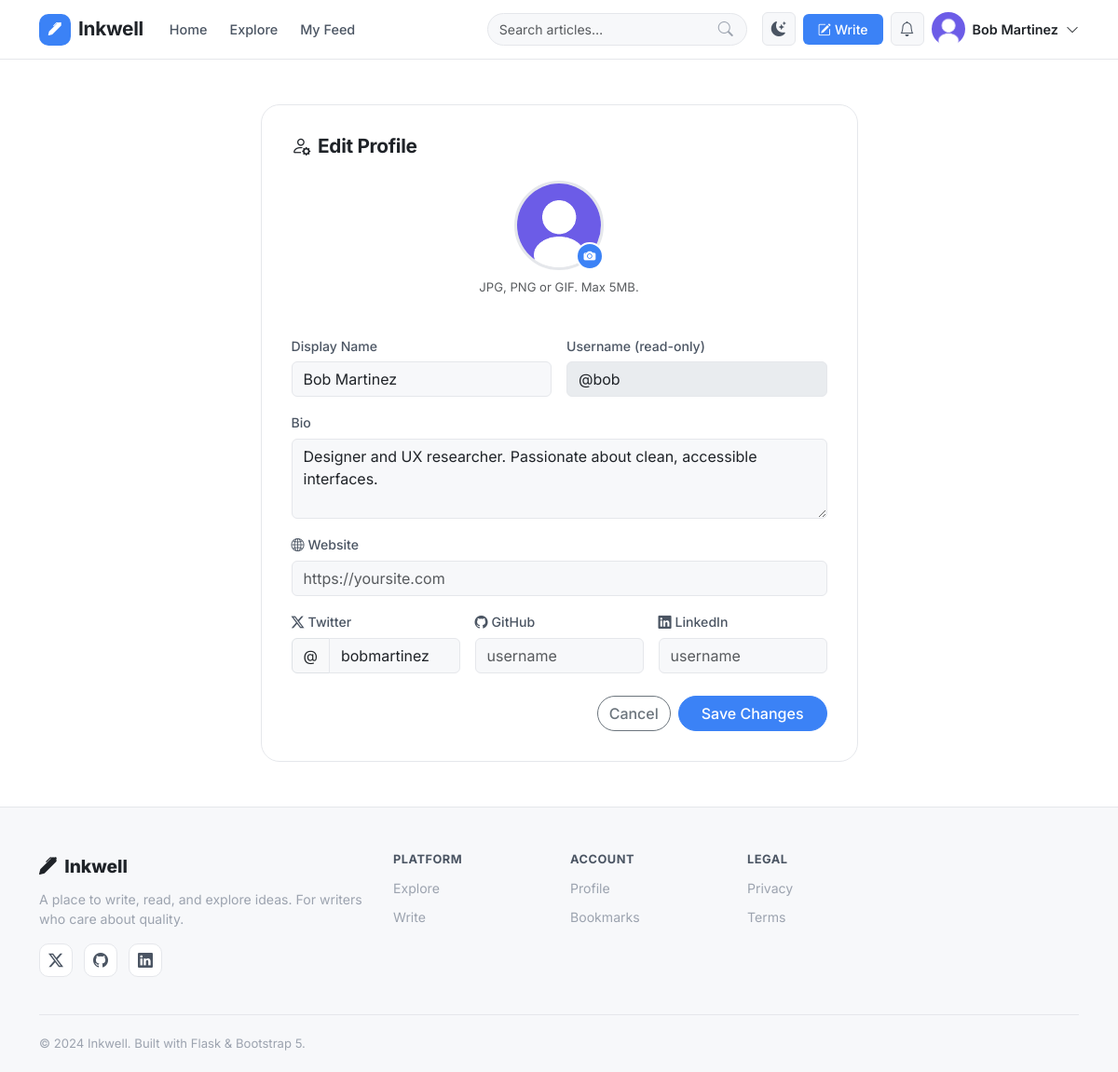
Before: /users/settings/profile (signed in) with the older database file.
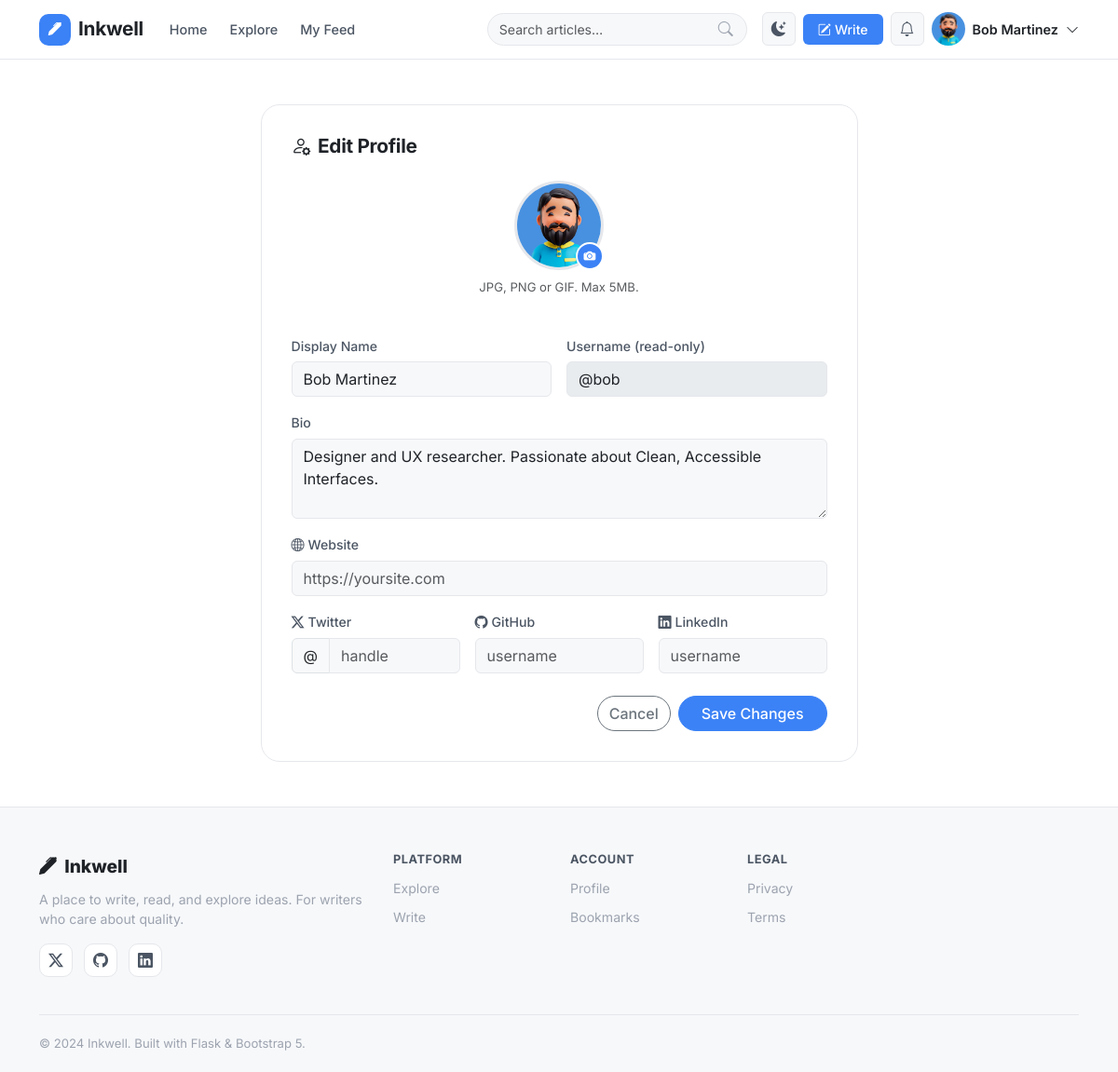
After: the same page with the newer database file.
### app/models/user.py (models this page shows, shortened)
class User(db.Model):
    __tablename__ = "users"
    id = db.Column(db.Integer, primary_key=True)
    username = db.Column(db.String(64), unique=True, nullable=False, index=True)
    email = db.Column(db.String(120), unique=True, nullable=False, index=True)
    password_hash = db.Column(db.String(256), nullable=False)
    display_name = db.Column(db.String(100))
    bio = db.Column(db.Text)
    avatar_url = db.Column(db.String(255), default="default_avatar.png")
    website = db.Column(db.String(255))
    twitter = db.Column(db.String(100))
    github = db.Column(db.String(100))
    linkedin = db.Column(db.String(100))
    role = db.Column(db.String(20), default="user")  # user | author | admin
    is_active = db.Column(db.Boolean, default=True)
    is_email_verified = db.Column(db.Boolean, default=False)
    created_at = db.Column(db.DateTime, default=datetime.utcnow)
    updated_at = db.Column(db.DateTime, default=datetime.utcnow, onupdate=datetime.utcnow)
    last_seen = db.Column(db.DateTime)
    posts = db.relationship("Post", backref="author", lazy="dynamic", cascade="all, delete-orphan")
    comments = db.relationship("Comment", backref="author", lazy="dynamic", cascade="all, delete-orphan")
    likes = db.relationship("Like", backref="user", lazy="dynamic", cascade="all, delete-orphan")
    bookmarks = db.relationship("Bookmark", backref="user", lazy="dynamic", cascade="all, delete-orphan")
    notifications = db.relationship("Notification", backref="recipient", lazy="dynamic",
                                    foreign_keys="Notification.user_id", cascade="all, delete-orphan")
    followed = db.relationship(
        "User",
        secondary=followers_table,
        primaryjoin=(followers_table.c.follower_id == id),
        secondaryjoin=(followers_table.c.followed_id == id),
        backref=db.backref("followers", lazy="dynamic"),
        lazy="dynamic",
    )

### app/blueprints/users/__init__.py (the view, shortened to what this page needs)
@users_bp.route("/settings/profile", methods=["GET", "POST"])
def edit_profile():
    current_user = get_current_user()
    if not current_user:
        return redirect(url_for("auth.login"))
    return render_template("users/edit_profile.html", current_user=current_user)

### app/blueprints/users/__init__.py (called while the page is built)
def get_current_user():
    uid = session.get("user_id")
    return User.query.get(uid) if uid else None

### app/templates/users/edit_profile.html (shortened to what this page needs)
{% extends "base.html" %}
{% block content %}
<div class="container py-5">
  <div class="row justify-content-center">
    <div class="col-lg-7">
      <div class="settings-card" data-aos="fade-up">
        <h4 class="settings-title"><i class="bi bi-person-gear me-2"></i>Edit Profile</h4>
        <form method="POST" action="{{ url_for('users.edit_profile') }}" enctype="multipart/form-data">
          <div class="avatar-upload-section mb-4">
            <div class="avatar-preview-wrap">
              <img src="{{ url_for('static', filename=current_user.avatar_url) }}" id="avatarPreview"
                   alt="{{ current_user.username }}" class="avatar-upload-preview rounded-circle"
                   onerror="this.src='/static/images/default_avatar.png'">
              <label for="avatar" class="avatar-upload-btn">
                <i class="bi bi-camera-fill"></i>
              </label>
            </div>
            <p class="text-muted small mt-2">JPG, PNG or GIF. Max 5MB.</p>
          </div>
          <div class="row g-3">
            <div class="col-md-6">
              <label class="form-label">Display Name</label>
              <input type="text" name="display_name" class="form-control" value="{{ current_user.display_name or '' }}" maxlength="100">
            </div>
            <div class="col-md-6">
              <label class="form-label">Username (read-only)</label>
              <input type="text" class="form-control" value="@{{ current_user.username }}" disabled>
            </div>
            <div class="col-12">
              <label class="form-label">Bio</label>
              <textarea name="bio" class="form-control" rows="3" maxlength="500" placeholder="Tell readers about yourself…">{{ current_user.bio or '' }}</textarea>
            </div>
            <div class="col-12">
              <label class="form-label"><i class="bi bi-globe2 me-1"></i>Website</label>
              <input type="url" name="website" class="form-control" value="{{ current_user.website or '' }}" placeholder="https://yoursite.com">
            </div>
            <div class="col-md-4">
              <label class="form-label"><i class="bi bi-twitter-x me-1"></i>Twitter</label>
              <div class="input-group">
                <span class="input-group-text">@</span>
                <input type="text" name="twitter" class="form-control" value="{{ current_user.twitter or '' }}" placeholder="handle">
              </div>
            </div>
            <div class="col-md-4">
              <label class="form-label"><i class="bi bi-github me-1"></i>GitHub</label>
              <input type="text" name="github" class="form-control" value="{{ current_user.github or '' }}" placeholder="username">
            </div>
            <div class="col-md-4">
              <label class="form-label"><i class="bi bi-linkedin me-1"></i>LinkedIn</label>
              <input type="text" name="linkedin" class="form-control" value="{{ current_user.linkedin or '' }}" placeholder="username">
            </div>
          </div>
          <div class="d-flex gap-2 justify-content-end mt-4">
            <a href="{{ url_for('users.profile', username=current_user.username) }}" class="btn btn-outline-secondary rounded-pill">Cancel</a>
            <button type="submit" class="btn btn-primary rounded-pill px-4">Save Changes</button>
          </div>
        </form>
      </div>
    </div>
  </div>
</div>
{% endblock %}

### app/templates/base.html (shortened to what the changed rows need)
<!DOCTYPE html>
<html lang="en" data-bs-theme="light">
<head>
  <link href="https://cdn.jsdelivr.net/npm/bootstrap@5.3.2/dist/css/bootstrap.min.css" rel="stylesheet">
  <link href="https://cdn.jsdelivr.net/npm/bootstrap-icons@1.11.3/font/bootstrap-icons.min.css" rel="stylesheet">
  <link href="https://unpkg.com/aos@2.3.4/dist/aos.css" rel="stylesheet">
  <link rel="stylesheet" href="{{ url_for('static', filename='css/main.css') }}">
</head>
<body class="d-flex flex-column min-vh-100">
<nav class="navbar navbar-expand-lg navbar-main sticky-top" id="mainNavbar">
  <div class="container">
    <div class="collapse navbar-collapse" id="navbarNav">
      <ul class="navbar-nav align-items-center gap-2">
        {% if current_user %}
        <li class="nav-item">
          <a class="btn btn-write" href="{{ url_for('posts.create') }}">
            <i class="bi bi-pencil-square me-1"></i>Write
          </a>
        </li>
        <li class="nav-item dropdown">
          <button class="btn btn-icon-nav" data-bs-toggle="dropdown">
            <i class="bi bi-bell"></i>
          </button>
        </li>
        <li class="nav-item dropdown">
          <button class="btn p-0 border-0 d-flex align-items-center gap-2" data-bs-toggle="dropdown" id="userMenuBtn">
            <img src="{{ url_for('static', filename=current_user.avatar_url) if current_user.avatar_url else url_for('static', filename='images/default_avatar.png') }}"
                 alt="{{ current_user.username }}" class="avatar-sm rounded-circle" onerror="this.src='/static/images/default_avatar.png'">
            <span class="user-name d-none d-lg-inline">{{ current_user.display_name or current_user.username }}</span>
            <i class="bi bi-chevron-down small"></i>
          </button>
        </li>
        {% endif %}
      </ul>
    </div>
  </div>
</nav>
<main class="flex-grow-1">
  {% block content %}{% endblock %}
</main>
</body>
</html>

Changed rows visible on the page:
changed User "Bob Martinez": avatar_url: picture added in place of a placeholder; bio "Designer and UX researcher. Passionate about clean, accessible interfaces." → "Designer and UX researcher. Passionate about Clean, Accessible Interfaces."; twitter "bobmartinez" → (not shown)
